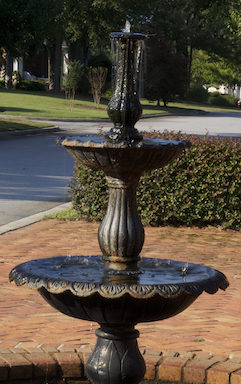
%> input picture inst/spm12/toolbox/rorden/photo.png, 241 x 384 px
$ octave --eval "bmp_combine;"   (GNU Octave 9; MATLAB toolbox functions it lacks are replaced by stand-ins)
%> lines starting %> are read from the running program, lines starting %| are printed output that depends on the picture
function bmp_combine (Top,Bottom,Outname);
%Creates a new bitmap with image Top above image Bottom
%  Top,Bottom: names of bitmaps to be combined [optional]
%  Outname: name for blended image [optional]
%Example
% bmp_combine('cat.png','dog.png');

if (nargin < 1)  %A not specified
   [Top,Toppth] = uigetfile({'*.bmp;*.jpg;*.png;*.tiff;';'*.*'},'Select top image');
%> the answer given: photo.png
   Top = [Toppth, Top];
end;
if (nargin < 2)  %B not specified
   [Bottom,Bottompth] = uigetfile({'*.bmp;*.jpg;*.png;*.tiff;';'*.*'},'Select bottom image');
%> the answer given: disco_sm.png
   Bottom = [Bottompth, Bottom];
end;
if (nargin < 3) %outname not specified
    [pth,nam, ext] = fileparts(Top);
	Outname = fullfile(pth, ['c' nam ext]);
end;

It =  imread(Top);
%> It is the input picture: size 384x241x3 uint8; mean R, G, B 88.7, 78.2, 63.7
Ib =  imread(Bottom);
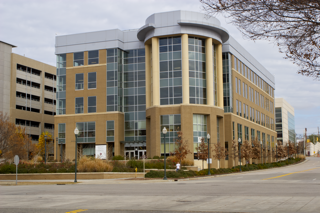
%> input picture inst/spm12/toolbox/rorden/disco_sm.png, 320 x 213 px
%> Ib is the input picture: size 213x320x3 uint8; mean R, G, B 144, 136.5, 125.3
maxw = max(size(It,2),size(Ib,2)); %maximum width
%> maxw = 320
h = size(It,1)+size(Ib,1); %combined height
%> h = 597
if size(It,3) ~= size(Ib,3)
    error('bmp_combine error: both images must have same bit-depth');
end;
Io = zeros(h,maxw,size(It,3),'uint8');

for x=1:size(It,2)
    for y=1:size(It,1)
        Io(y,x,:)=It(y,x,:);
    end; %for y
end;%for x
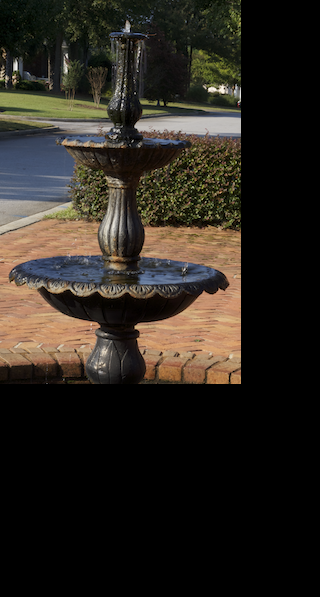
%> Io: size 597x320x3 uint8; mean R, G, B 43, 37.9, 30.9
topy=size(It,1);
%> topy = 384
for x=1:size(Ib,2)
    for y=1:size(Ib,1)
        Io(y+topy,x,:)=Ib(y,x,:);
    end; %for y
end;%for x
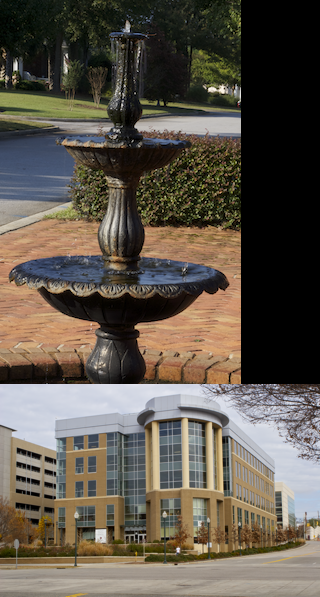
%> Io: size 597x320x3 uint8; mean R, G, B 94.4, 86.6, 75.6
imwrite(Io,Outname);
